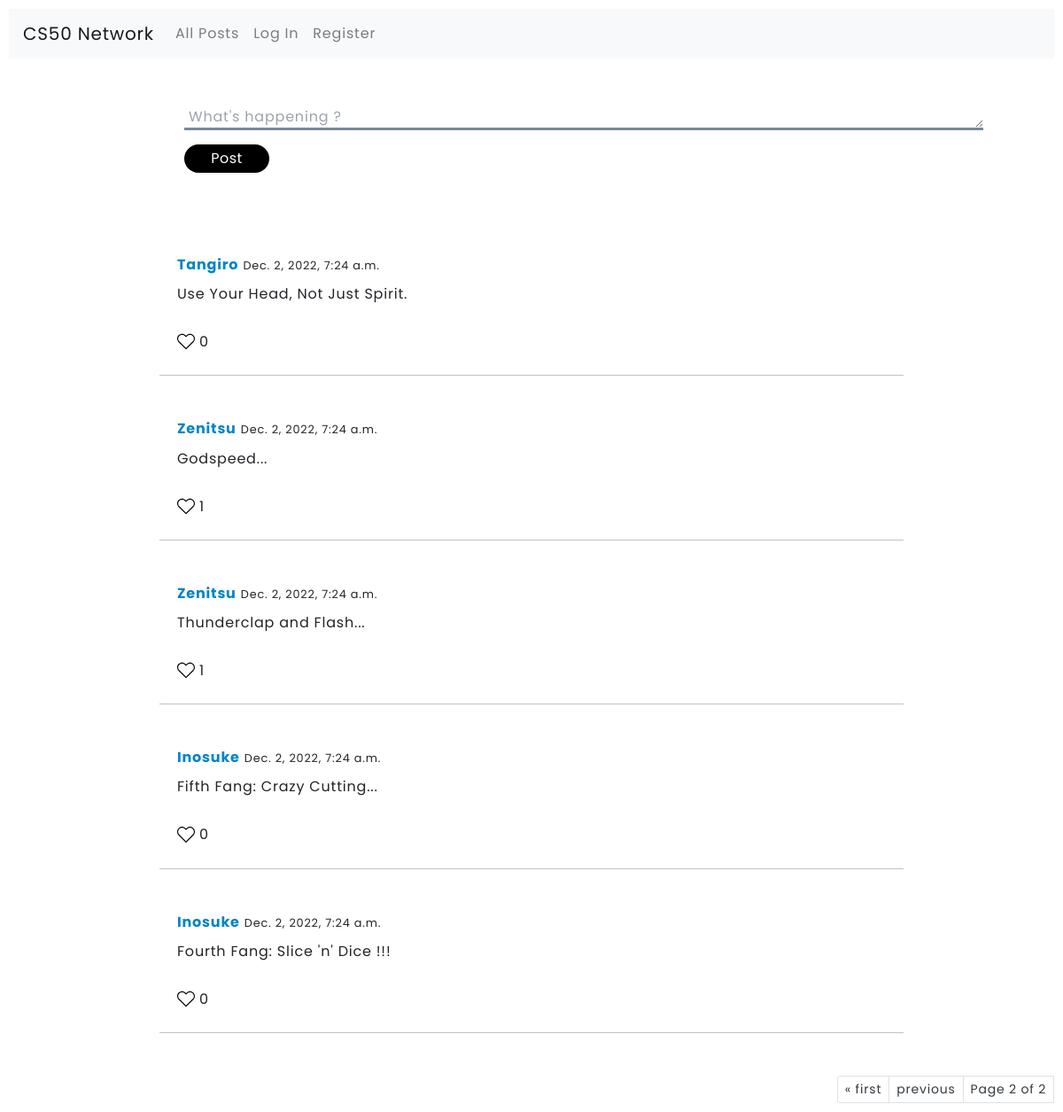
Screenshot of /?page=2 with the database file from the repository.
### network/models.py (models this page shows, shortened)
class Post(models.Model):
    user = models.ForeignKey(User, on_delete=models.CASCADE)
    name = models.CharField(max_length=72)
    post = models.TextField()
    date_posted = models.DateTimeField(default=timezone.now())
    liked_by = models.ManyToManyField(User, related_name='liked_by', blank=True)
    class Meta:
        ordering = ['-date_posted']
    def likes(self):
        return self.liked_by.count()

class User(AbstractUser):
    following = models.ManyToManyField('self', symmetrical=False, related_name="followed_by", blank=True)

### network/views.py (the view)
# urls.py: path("", views.index, name="index"),
def index(request):
    if request.method == 'POST':
        form = Postform(request.POST)
        if form.is_valid():
            form.instance.user = request.user
            form.instance.name = request.user
            form.save()
            return redirect(reverse('index'))
    else:
        p = Paginator(Post.objects.all(), 10)
        page = request.GET.get('page')
        all_posts = p.get_page(page)
        return render(request, 'network/index.html', {
            'post_form' : Postform(),
            'all_posts' : all_posts
        })

### network/forms.py
class Postform(ModelForm):
    class Meta:
        model = Post
        fields = ('post',)
        labels={
            'post':"",
        }
        widgets ={
            'post' : forms.Textarea(attrs={'placeholder': "What's happening ?",'cols': 110, 'rows': 1 ,'class': 'inputfield'}),
        }

### network/templates/network/index.html (shortened to what this page needs)
{% extends "network/layout.html" %}
{% block body %}
<script src="https://cdn.tailwindcss.com"></script>
<div class="form">
    <form id = "post_form" method="POST">
        <div class="input-group mb-3">
            {{ post_form }}
        </div>
        <button id="post_btn" class="bg-black hover:bg-slate-800 text-white rounded-full w-24 py-1 tracking-wide">Post</button>
    </form>
</div>
<br>
{% for post in all_posts %}
    <div id="all-posts" class="mx-auto post-container-{{ post.id }}">
        <div id="hover_{{post.id}}" class="card-body">
            <h5 class="card-title "><a id="user" href="{% url 'profile' post.name %}"><strong class="text-sky-600">{{post.user}}</strong></a>
            <small>{{ post.date_posted }}</small></h5>
            <div id="text-content">
                <p id='post_want_to_edit_{{ post.id }}' class="card-text ">{{post.post}}</p>
                  <br>
                  <div id="like_{{post.id}}" class="flex justify-start">
                    {% if request.user not in post.liked_by.all %}
                    <img onclick="like({{ post.id }})" class="justify-self-start" id="image_{{ post.id }}" src = "static/images/white.svg" width="20px" height="20px">
                    {% else %}
                    <img onclick="like({{ post.id }})" class="justify-self-start" id="image_{{ post.id }}" src = "static/images/red.svg" width="20px" height="20px">
                    {% endif %}
                      <h6 id="count_{{ post.id }}" class="my-2"> {{ post.likes }}</h6>
                  </div>
            </div>
        </div>
        <hr class="hr">
    </div>
{% endfor %}
<br></br>
<nav aria-label="Page navigation example">
    <ul class="pagination pagination-sm justify-content-end">
        {% if all_posts.has_previous %}
        <li class="page-item"><a class="page-link text-dark" href="?page=1">&laquo; first</a></li>
        <li class="page-item"><a class="page-link text-dark" href="?page={{ all_posts.previous_page_number }}">previous</a></li>
        {% endif %}
        <li class="page-link text-dark"> Page {{ all_posts.number }} of {{ all_posts.paginator.num_pages }} </li>
    </ul>
  </nav>
{% endblock %}

### network/static/network/styles.css (style rules this page uses)
body { padding: 10px; font-family: 'Poppins', sans-serif; background-color: #ffffff; letter-spacing: 0.8px; }
.form { margin-left: 10%; padding: 30px 80px 20px 80px; }
#all-posts { position: relative; width: 55rem; margin-left: 12%; background-color: transparent; padding: 30px 20px 0px 20px; }
.inputfield { border-bottom: #778899; border-style: solid; padding-left: 5px; outline: none; }
.hr { background-color: rgba(0, 0, 0, 0.151); }

### rows the page displays
Post: user "Tangiro", date_posted "Dec. 2, 2022, 7:24 a.m.", post "Use Your Head, Not Just Spirit.", likes "0"
Post: user "Zenitsu", date_posted "Dec. 2, 2022, 7:24 a.m.", post "Godspeed...", likes "1"
Post: user "Zenitsu", date_posted "Dec. 2, 2022, 7:24 a.m.", post "Thunderclap and Flash...", likes "1"
Post: user "Inosuke", date_posted "Dec. 2, 2022, 7:24 a.m.", post "Fifth Fang: Crazy Cutting...", likes "0"
Post: user "Inosuke", date_posted "Dec. 2, 2022, 7:24 a.m.", post "Fourth Fang: Slice 'n' Dice !!!", likes "0"

### other values shown
{{ all_posts.number }} "2"
{{ all_posts.paginator.num_pages }} "2"
